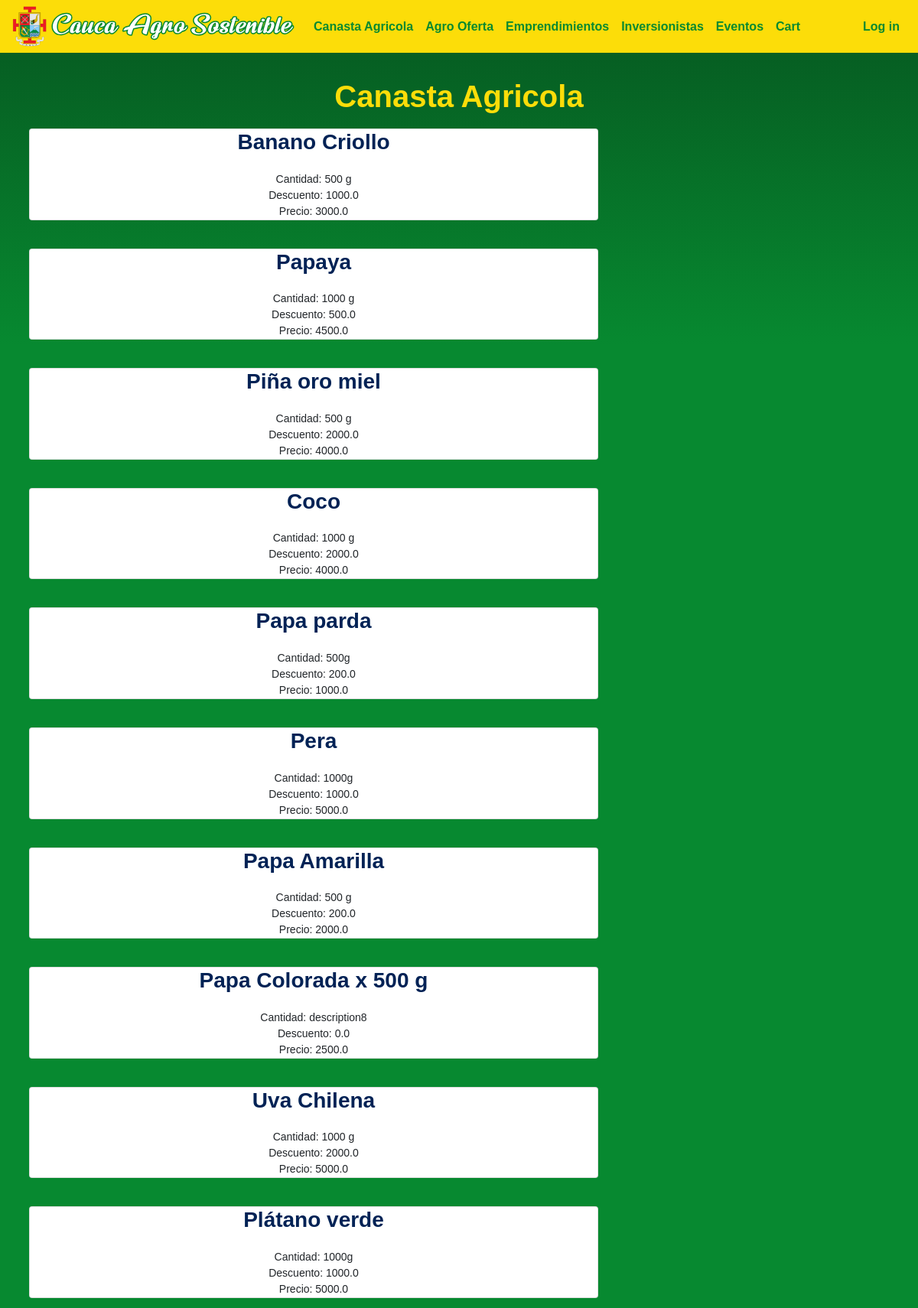
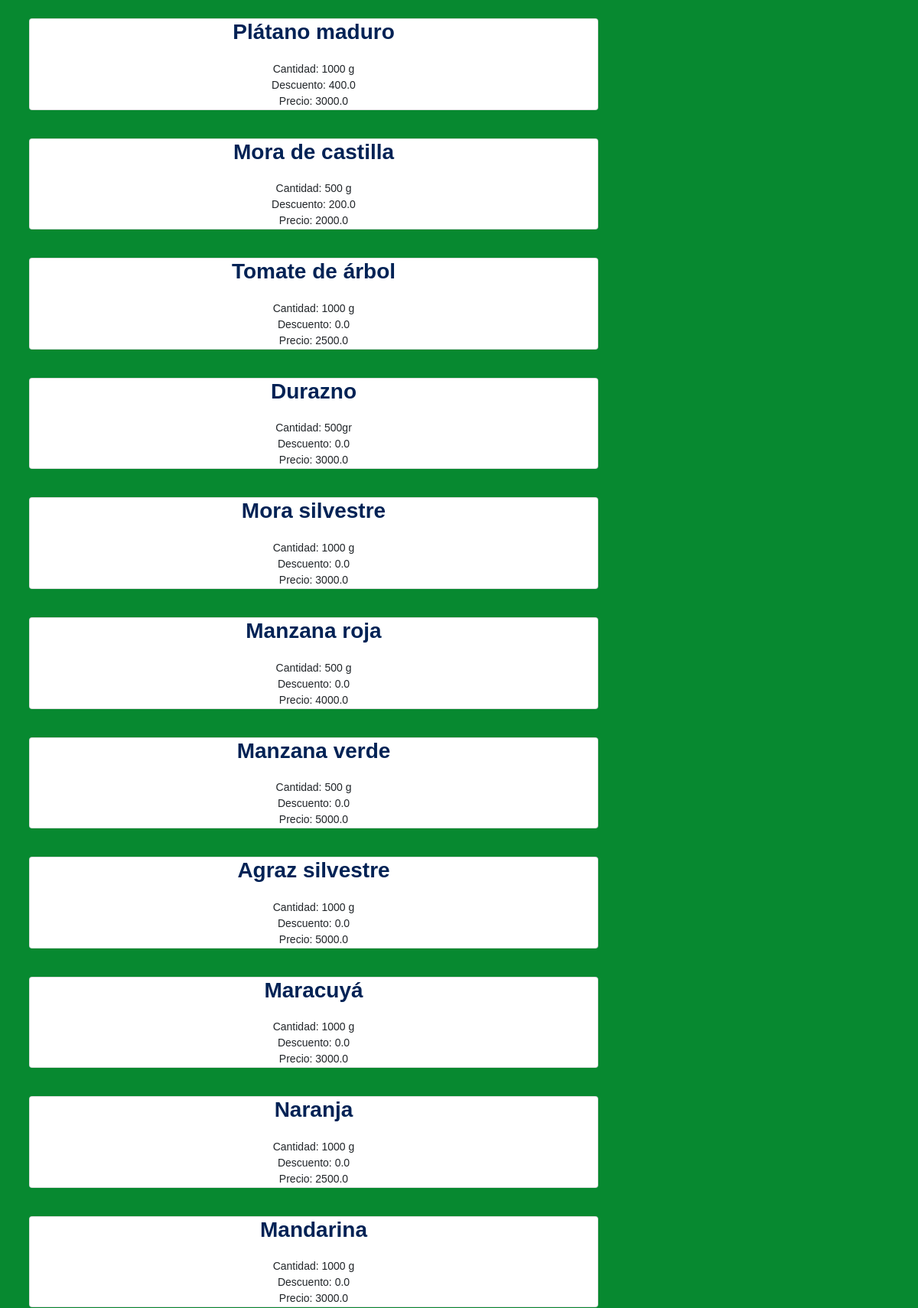
The page /canasta-agricola (upper part) on the database its author committed (2 pictures, top to bottom).
### caucaSostenible/models.py (models this page shows)
class Product(models.Model):
   name = models.CharField(max_length=60)
   price = models.FloatField()
   discount = models.FloatField()
   description = models.CharField(max_length=300)
   imgURL = models.CharField(max_length=300)

### caucaSostenible/views.py (the view)
# urls.py: path("canasta-agricola", views.farming_stocks_view, name="canasta-agricola"),
def farming_stocks_view(request):
    products = Product.objects.all()
    return render(request, "general/canasta_agricola.html", {"products": products})

### caucaSostenible/templates/general/canasta_agricola.html (shortened to what this page needs)
{% extends "general/layout.html" %}
{% load static %}
{% block body %}
<div id="main-container">
    <h1><center>Canasta Agricola</center></h1>
    {% for product in products %}
    <div class="container">
        <div class="row">
            <div class="col-12 col-lg-8 p-2">
                <article class="card h-100 bg-sucess">
                    <center>
                    <h3 class="title">{{product.name}}</h3>
                    <p>Cantidad: {{product.description}}</p>
                    <p>Descuento: {{product.discount}}</p>
                    <p>Precio: {{product.price}}</p>
                     </center>
                </article>
            </div>
        </div>
    </div>
    <br>
    {% endfor %}
</div>
{% endblock %}

### caucaSostenible/static/caucaSostenible/css/generalStyles.css (style rules this page uses)
body { font-size: 14px; font-family: Arial, sans-serif; }

### caucaSostenible/static/caucaSostenible/css/styles.css (style rules this page uses)
body { padding: 0px 0px; background: rgb(6,87,32); background: linear-gradient(180deg, rgba(6,87,32,1) 0%, rgba(7,137,48,1) 7%, rgba(7,137,48,1) 93%, rgba(6,87,32,1) 100%); }
h1 { color: #fcdd09; font-weight: bold; margin: 0 0 10px 0; }
h3 { color: #fcdd09; margin: 0 0 7px 0; }
#main-container { padding: 12px 10px; }
p { margin: 0 0; }
html { min-height: 100%; }
.title { color: #002255; font-weight: bold; margin-bottom: 0px }

### rows shown on the page
Product: name "Banano Criollo", description "500 g", discount "1000.0", price "3000.0"
Product: name "Papaya", description "1000 g", discount "500.0", price "4500.0"
Product: name "Piña oro miel", description "500 g", discount "2000.0", price "4000.0"
Product: name "Coco", description "1000 g", discount "2000.0", price "4000.0"
Product: name "Papa parda", description "500g", discount "200.0", price "1000.0"
Product: name "Pera", description "1000g", discount "1000.0", price "5000.0"
Product: name "Papa Amarilla", description "500 g", discount "200.0", price "2000.0"
Product: name "Papa Colorada x 500 g", description "description8", discount "0.0", price "2500.0"
Product: name "Uva Chilena", description "1000 g", discount "2000.0", price "5000.0"
Product: name "Plátano verde", description "1000g", discount "1000.0", price "5000.0"
Product: name "Plátano maduro", description "1000 g", discount "400.0", price "3000.0"
Product: name "Mora de castilla", description "500 g", discount "200.0", price "2000.0"
Product: name "Tomate de árbol", description "1000 g", discount "0.0", price "2500.0"
Product: name "Durazno", description "500gr", discount "0.0", price "3000.0"
Product: name "Mora silvestre", description "1000 g", discount "0.0", price "3000.0"
Product: name "Manzana roja", description "500 g", discount "0.0", price "4000.0"
Product: name "Manzana verde", description "500 g", discount "0.0", price "5000.0"
Product: name "Agraz silvestre", description "1000 g", discount "0.0", price "5000.0"
Product: name "Maracuyá", description "1000 g", discount "0.0", price "3000.0"
Product: name "Naranja", description "1000 g", discount "0.0", price "2500.0"
Product: name "Mandarina", description "1000 g", discount "0.0", price "3000.0"
